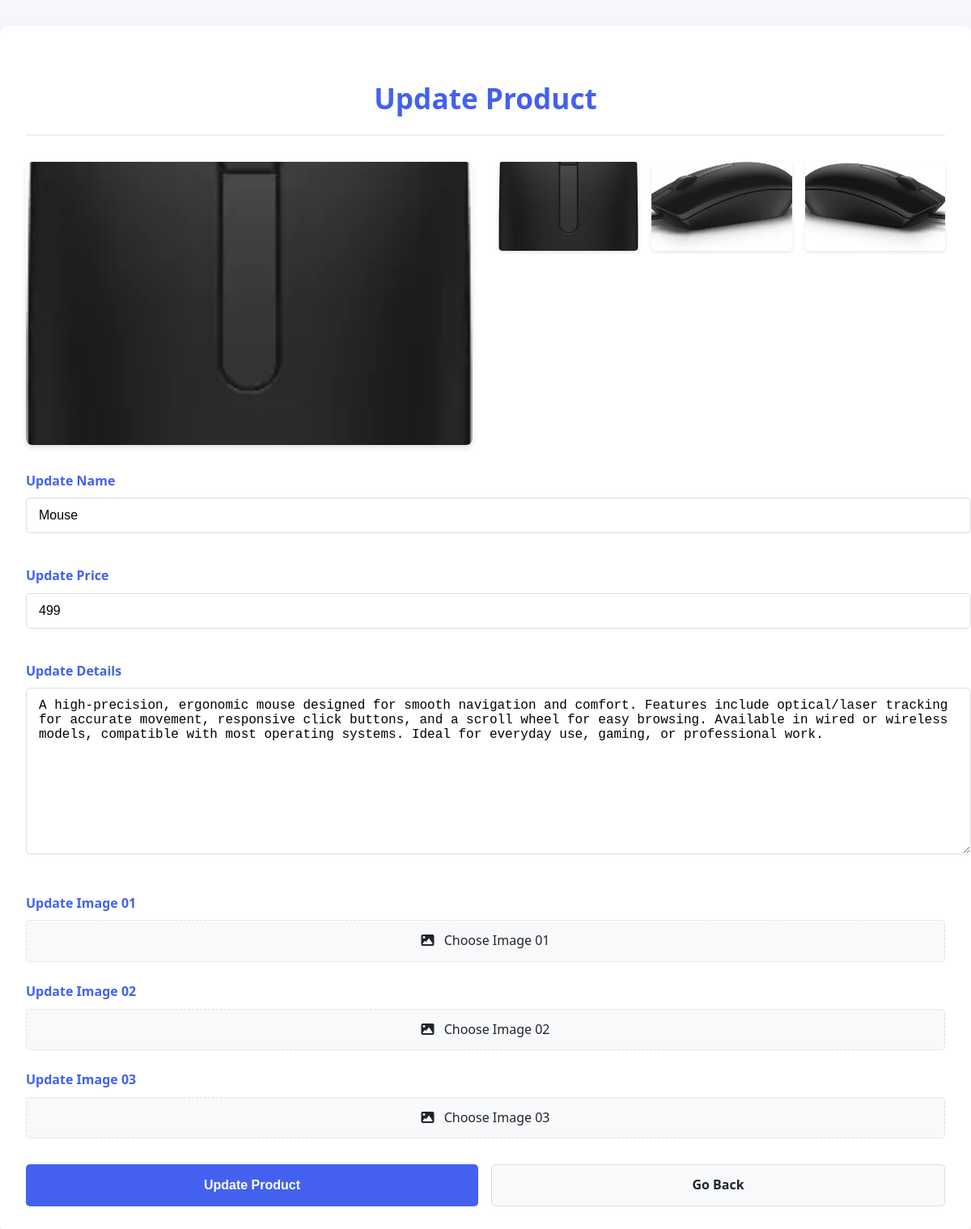
/admin/update_product.php?update=15 (signed in), run on the app's committed database.
### tables this page shows
CREATE TABLE `products` (
  `id` int(100) NOT NULL,
  `name` varchar(100) NOT NULL,
  `details` varchar(500) NOT NULL,
  `price` int(10) NOT NULL,
  `stock` int(11) NOT NULL DEFAULT 0,
  `quantity` int(11) NOT NULL DEFAULT 0,
  `image_01` varchar(100) NOT NULL,
  `image_02` varchar(100) NOT NULL,
  `image_03` varchar(100) NOT NULL,
  `status` varchar(20) DEFAULT 'active'
);

### admin/update_product.php (the view, shortened to what this page needs)
<?php
include '../components/connect.php';
class ProductUpdater {
    private $conn;
    private $product = [];
    public function __construct($conn) {
        $this->conn = $conn;
        $this->processRequest();
    }
    private function processRequest() {
        if(isset($_GET['update'])){
            $this->loadProduct();
        } else {
            $this->messages[] = 'No product ID specified!';
        }
    }
    private function loadProduct() {
        $update_id = filter_var($_GET['update'], FILTER_SANITIZE_NUMBER_INT);
        $select_products = $this->conn->prepare("SELECT * FROM `products` WHERE id = ?");
        $select_products->execute([$update_id]);
        $this->product = $select_products->fetch(PDO::FETCH_ASSOC);
    }
    public function render() {
        $product = $this->product;
        ?>
        <!DOCTYPE html>
        <html lang="en">
        <head>
           <link rel="stylesheet" href="https://cdnjs.cloudflare.com/ajax/libs/font-awesome/6.1.1/css/all.min.css">
           <link rel="stylesheet" href="https://cdnjs.cloudflare.com/ajax/libs/animate.css/4.1.1/animate.min.css">
        </head>
        <body>
        <section class="update-product animate__animated animate__fadeIn">
           <h1 class="heading">Update Product</h1>
           <?php if(!empty($product)): ?>
           <form action="" method="post" enctype="multipart/form-data">
              <div class="image-container">
                 <div class="main-image">
                    <img src="../uploaded_img/<?= htmlspecialchars($product['image_01']); ?>" alt="Main Product Image" id="mainImage">
                 </div>
                 <div class="sub-image">
                    <img src="../uploaded_img/<?= htmlspecialchars($product['image_01']); ?>" alt="Product Image 1" onclick="setMainImage(this)">
                    <img src="../uploaded_img/<?= htmlspecialchars($product['image_02']); ?>" alt="Product Image 2" onclick="setMainImage(this)">
                    <img src="../uploaded_img/<?= htmlspecialchars($product['image_03']); ?>" alt="Product Image 3" onclick="setMainImage(this)">
                 </div>
              </div>
              <span>Update Name</span>
              <input type="text" name="name" required class="box" maxlength="100" placeholder="Enter product name" value="<?= htmlspecialchars($product['name']); ?>">
              <span>Update Price</span>
              <input type="number" name="price" required class="box" min="0" max="9999999999" step="0.01" placeholder="Enter product price" value="<?= htmlspecialchars($product['price']); ?>">
              <span>Update Details</span>
              <textarea name="details" class="box" required cols="30" rows="10" placeholder="Enter product details"><?= htmlspecialchars($product['details']); ?></textarea>
              <span>Update Image 01</span>
              <div class="file-input">
                 <label class="file-input-label">
                    <i class="fas fa-image"></i> Choose Image 01
                 </label>
              </div>
              <span>Update Image 02</span>
              <div class="file-input">
                 <label class="file-input-label">
                    <i class="fas fa-image"></i> Choose Image 02
                 </label>
              </div>
              <span>Update Image 03</span>
              <div class="file-input">
                 <label class="file-input-label">
                    <i class="fas fa-image"></i> Choose Image 03
                 </label>
              </div>
              <div class="flex-btn">
                 <input type="submit" name="update" class="btn" value="Update Product">
                 <a href="products.php" class="option-btn">Go Back</a>
              </div>
           </form>
           <?php else: ?>
              <p class="empty">No product found!</p>
           <?php endif; ?>
        </section>
        </body>
        </html>
        <?php
    }
}
$productUpdater = new ProductUpdater($conn);
$productUpdater->render();
?>

### admin/update_product.php (style rules this page uses)
:root { --primary: #4361ee; --secondary: #3f37c9; --light: #f8f9fa; --dark: #212529; --success: #4bb543; --danger: #ff3333; --warning: #ffcc00; --info: #17a2b8; }
body { font-family: 'Segoe UI', Tahoma, Geneva, Verdana, sans-serif; background-color: #f5f7fa; color: var(--dark); line-height: 1.6; padding: 0; margin: 0; }
.update-product { max-width: 1200px; margin: 2rem auto; padding: 2rem; background: white; border-radius: 10px; box-shadow: 0 5px 15px rgba(0, 0, 0, 0.05); }
.heading { text-align: center; font-size: 2.2rem; color: var(--primary); margin-bottom: 2rem; padding-bottom: 1rem; border-bottom: 2px solid rgba(67, 97, 238, 0.1); }
.image-container { display: flex; flex-wrap: wrap; gap: 2rem; margin-bottom: 2rem; }
.main-image { flex: 1; min-width: 300px; height: 350px; overflow: hidden; border-radius: 8px; box-shadow: 0 4px 6px rgba(0, 0, 0, 0.1); }
.main-image img { width: 100%; height: 100%; object-fit: cover; transition: transform 0.3s ease; }
.sub-image { flex: 1; display: grid; grid-template-columns: repeat(3, 1fr); gap: 1rem; min-width: 300px; }
.sub-image img { width: 100%; height: 110px; object-fit: cover; border-radius: 5px; cursor: pointer; transition: all 0.3s ease; box-shadow: 0 2px 4px rgba(0, 0, 0, 0.1); }
form span { display: block; margin: 1.5rem 0 0.5rem; font-weight: 600; color: var(--primary); }
.box { width: 100%; padding: 12px 15px; margin-bottom: 1rem; border: 1px solid #ddd; border-radius: 5px; font-size: 1rem; transition: all 0.3s; }
textarea.box { min-height: 150px; resize: vertical; }
.flex-btn { display: flex; gap: 1rem; margin-top: 2rem; }
.btn { padding: 12px 25px; background: var(--primary); color: white; border: none; border-radius: 5px; cursor: pointer; font-size: 1rem; font-weight: 600; transition: all 0.3s; text-align: center; flex: 1; }
.option-btn { padding: 12px 25px; background: var(--light); color: var(--dark); border: 1px solid #ddd; border-radius: 5px; cursor: pointer; font-size: 1rem; font-weight: 600; transition: all 0.3s; text-align: center; text-decoration: none; flex: 1; }
form > * { animation: fadeInUp 0.5s ease-out; }
.file-input { position: relative; margin-bottom: 1rem; }
.file-input-label { display: block; padding: 12px 15px; background: #f8f9fa; border: 1px dashed #ddd; border-radius: 5px; text-align: center; cursor: pointer; transition: all 0.3s; }
.file-input-label i { margin-right: 8px; }

### data on the page
products: image_01 (picture), image_02 (picture), image_03 (picture), name "Mouse", price "499", details "A high-precision, ergonomic mouse designed for smooth navigation and comfort. Features include optical/laser tracking for accurate movement, responsive click buttons, and a scroll wheel for easy browsing. Available in wired or wireless models, compatible with most operating systems. Ideal for everyday use, gaming, or professional work."
